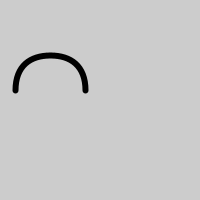
Frame 1 (no input)
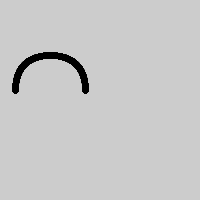
Frame 60 (the mouse pressed at the canvas centre just before this capture)
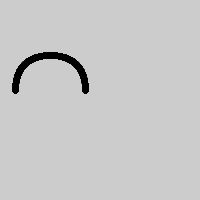
Frame 120 (the mouse held since frame 60 and released just before this capture)

The Processing sketch that drew these frames (run headless with seeded random() and noise(); from frame 60 on, the mouse is pressed at the canvas centre):

// Processing sketch: EX_22_1_sketch_130408c
// ── EX_22_1_sketch_130408c.pde
// Exercise 22.1 - Write your own function to draw a parameterized arch.

float c = 25.0;

void setup () {
  
  size (200, 200);
}


void draw ()  {
 
arch(c);
  
}

void arch(float curvature) {
              float y = 90.0;
              strokeWeight(6);
              noFill();
              beginShape();
              vertex(15.0, y);
              bezierVertex(15.0, y-curvature, 30.0, 55.0, 50.0, 55.0);
              bezierVertex(70.0, 55.0, 85.0, y-curvature, 85.0, y);
              endShape();
}
